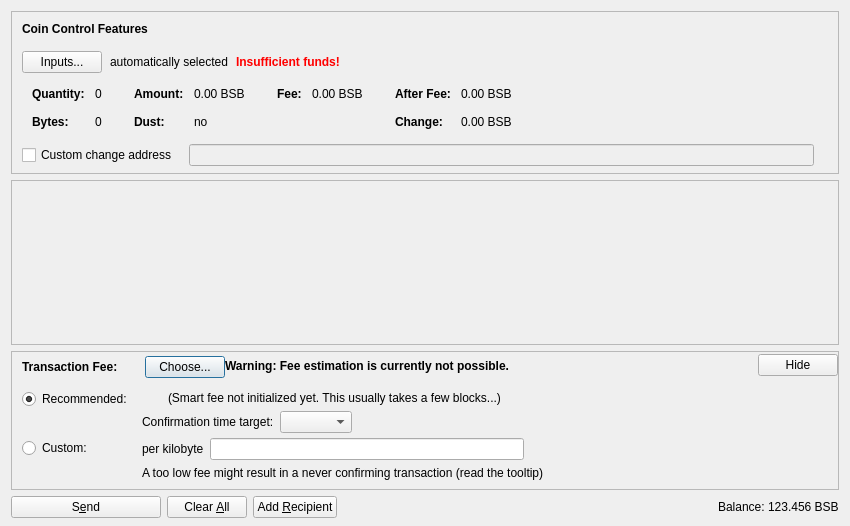
<?xml version="1.0" encoding="UTF-8"?>
<ui version="4.0">
 <class>SendCoinsDialog</class>
 <widget class="QDialog" name="SendCoinsDialog">
  <property name="geometry">
   <rect>
    <x>0</x>
    <y>0</y>
    <width>850</width>
    <height>526</height>
   </rect>
  </property>
  <property name="windowTitle">
   <string>Send Coins</string>
  </property>
  <layout class="QVBoxLayout" name="verticalLayout" stretch="0,1,0,0">
   <property name="bottomMargin">
    <number>8</number>
   </property>
   <item>
    <widget class="QFrame" name="frameCoinControl">
     <property name="sizePolicy">
      <sizepolicy hsizetype="Expanding" vsizetype="Expanding">
       <horstretch>0</horstretch>
       <verstretch>0</verstretch>
      </sizepolicy>
     </property>
     <property name="maximumSize">
      <size>
       <width>16777215</width>
       <height>16777215</height>
      </size>
     </property>
     <property name="frameShape">
      <enum>QFrame::StyledPanel</enum>
     </property>
     <property name="frameShadow">
      <enum>QFrame::Sunken</enum>
     </property>
     <layout class="QVBoxLayout" name="verticalLayoutCoinControl2">
      <property name="spacing">
       <number>0</number>
      </property>
      <property name="leftMargin">
       <number>0</number>
      </property>
      <property name="topMargin">
       <number>0</number>
      </property>
      <property name="rightMargin">
       <number>0</number>
      </property>
      <property name="bottomMargin">
       <number>6</number>
      </property>
      <item>
       <layout class="QVBoxLayout" name="verticalLayoutCoinControl" stretch="0,0,0,0,1">
        <property name="spacing">
         <number>0</number>
        </property>
        <property name="leftMargin">
         <number>10</number>
        </property>
        <property name="topMargin">
         <number>10</number>
        </property>
        <item>
         <layout class="QHBoxLayout" name="horizontalLayoutCoinControl1">
          <property name="bottomMargin">
           <number>15</number>
          </property>
          <item>
           <widget class="QLabel" name="labelCoinControlFeatures">
            <property name="sizePolicy">
             <sizepolicy hsizetype="Preferred" vsizetype="Maximum">
              <horstretch>0</horstretch>
              <verstretch>0</verstretch>
             </sizepolicy>
            </property>
            <property name="font">
             <font>
              <weight>75</weight>
              <bold>true</bold>
             </font>
            </property>
            <property name="styleSheet">
             <string notr="true">font-weight:bold;</string>
            </property>
            <property name="text">
             <string>Coin Control Features</string>
            </property>
           </widget>
          </item>
         </layout>
        </item>
        <item>
         <layout class="QHBoxLayout" name="horizontalLayoutCoinControl2" stretch="0,0,0,0">
          <property name="spacing">
           <number>8</number>
          </property>
          <property name="bottomMargin">
           <number>10</number>
          </property>
          <item>
           <widget class="QPushButton" name="pushButtonCoinControl">
            <property name="styleSheet">
             <string notr="true"/>
            </property>
            <property name="text">
             <string>Inputs...</string>
            </property>
            <property name="autoDefault">
             <bool>false</bool>
            </property>
           </widget>
          </item>
          <item>
           <widget class="QLabel" name="labelCoinControlAutomaticallySelected">
            <property name="text">
             <string>automatically selected</string>
            </property>
            <property name="margin">
             <number>5</number>
            </property>
           </widget>
          </item>
          <item>
           <widget class="QLabel" name="labelCoinControlInsuffFunds">
            <property name="font">
             <font>
              <weight>75</weight>
              <bold>true</bold>
             </font>
            </property>
            <property name="styleSheet">
             <string notr="true">color:red;font-weight:bold;</string>
            </property>
            <property name="text">
             <string>Insufficient funds!</string>
            </property>
            <property name="margin">
             <number>5</number>
            </property>
           </widget>
          </item>
          <item>
           <spacer name="horizontalSpacerCoinControl">
            <property name="orientation">
             <enum>Qt::Horizontal</enum>
            </property>
            <property name="sizeHint" stdset="0">
             <size>
              <width>40</width>
              <height>1</height>
             </size>
            </property>
           </spacer>
          </item>
         </layout>
        </item>
        <item>
         <widget class="QWidget" name="widgetCoinControl" native="true">
          <property name="sizePolicy">
           <sizepolicy hsizetype="Preferred" vsizetype="Preferred">
            <horstretch>0</horstretch>
            <verstretch>0</verstretch>
           </sizepolicy>
          </property>
          <property name="minimumSize">
           <size>
            <width>0</width>
            <height>0</height>
           </size>
          </property>
          <property name="styleSheet">
           <string notr="true"/>
          </property>
          <layout class="QHBoxLayout" name="horizontalLayoutCoinControl5">
           <property name="leftMargin">
            <number>0</number>
           </property>
           <property name="topMargin">
            <number>0</number>
           </property>
           <property name="rightMargin">
            <number>0</number>
           </property>
           <property name="bottomMargin">
            <number>0</number>
           </property>
           <item>
            <layout class="QHBoxLayout" name="horizontalLayoutCoinControl3" stretch="0,0,0,1">
             <property name="spacing">
              <number>20</number>
             </property>
             <property name="topMargin">
              <number>0</number>
             </property>
             <property name="bottomMargin">
              <number>10</number>
             </property>
             <item>
              <layout class="QFormLayout" name="formLayoutCoinControl1">
               <property name="horizontalSpacing">
                <number>10</number>
               </property>
               <property name="verticalSpacing">
                <number>14</number>
               </property>
               <property name="leftMargin">
                <number>10</number>
               </property>
               <property name="topMargin">
                <number>4</number>
               </property>
               <property name="rightMargin">
                <number>6</number>
               </property>
               <item row="0" column="0">
                <widget class="QLabel" name="labelCoinControlQuantityText">
                 <property name="font">
                  <font>
                   <weight>75</weight>
                   <bold>true</bold>
                  </font>
                 </property>
                 <property name="text">
                  <string>Quantity:</string>
                 </property>
                 <property name="margin">
                  <number>0</number>
                 </property>
                </widget>
               </item>
               <item row="0" column="1">
                <widget class="QLabel" name="labelCoinControlQuantity">
                 <property name="cursor">
                  <cursorShape>IBeamCursor</cursorShape>
                 </property>
                 <property name="contextMenuPolicy">
                  <enum>Qt::ActionsContextMenu</enum>
                 </property>
                 <property name="text">
                  <string notr="true">0</string>
                 </property>
                 <property name="margin">
                  <number>0</number>
                 </property>
                 <property name="textInteractionFlags">
                  <set>Qt::LinksAccessibleByMouse|Qt::TextSelectableByKeyboard|Qt::TextSelectableByMouse</set>
                 </property>
                </widget>
               </item>
               <item row="1" column="0">
                <widget class="QLabel" name="labelCoinControlBytesText">
                 <property name="font">
                  <font>
                   <weight>75</weight>
                   <bold>true</bold>
                  </font>
                 </property>
                 <property name="text">
                  <string>Bytes:</string>
                 </property>
                </widget>
               </item>
               <item row="1" column="1">
                <widget class="QLabel" name="labelCoinControlBytes">
                 <property name="cursor">
                  <cursorShape>IBeamCursor</cursorShape>
                 </property>
                 <property name="contextMenuPolicy">
                  <enum>Qt::ActionsContextMenu</enum>
                 </property>
                 <property name="text">
                  <string notr="true">0</string>
                 </property>
                 <property name="textInteractionFlags">
                  <set>Qt::LinksAccessibleByMouse|Qt::TextSelectableByKeyboard|Qt::TextSelectableByMouse</set>
                 </property>
                </widget>
               </item>
              </layout>
             </item>
             <item>
              <layout class="QFormLayout" name="formLayoutCoinControl2">
               <property name="horizontalSpacing">
                <number>10</number>
               </property>
               <property name="verticalSpacing">
                <number>14</number>
               </property>
               <property name="leftMargin">
                <number>6</number>
               </property>
               <property name="topMargin">
                <number>4</number>
               </property>
               <property name="rightMargin">
                <number>6</number>
               </property>
               <item row="0" column="0">
                <widget class="QLabel" name="labelCoinControlAmountText">
                 <property name="font">
                  <font>
                   <weight>75</weight>
                   <bold>true</bold>
                  </font>
                 </property>
                 <property name="text">
                  <string>Amount:</string>
                 </property>
                 <property name="margin">
                  <number>0</number>
                 </property>
                </widget>
               </item>
               <item row="0" column="1">
                <widget class="QLabel" name="labelCoinControlAmount">
                 <property name="cursor">
                  <cursorShape>IBeamCursor</cursorShape>
                 </property>
                 <property name="contextMenuPolicy">
                  <enum>Qt::ActionsContextMenu</enum>
                 </property>
                 <property name="text">
                  <string notr="true">0.00 BSB</string>
                 </property>
                 <property name="textInteractionFlags">
                  <set>Qt::LinksAccessibleByMouse|Qt::TextSelectableByKeyboard|Qt::TextSelectableByMouse</set>
                 </property>
                </widget>
               </item>
               <item row="1" column="0">
                <widget class="QLabel" name="labelCoinControlLowOutputText">
                 <property name="font">
                  <font>
                   <weight>75</weight>
                   <bold>true</bold>
                  </font>
                 </property>
                 <property name="text">
                  <string>Dust:</string>
                 </property>
                </widget>
               </item>
               <item row="1" column="1">
                <widget class="QLabel" name="labelCoinControlLowOutput">
                 <property name="cursor">
                  <cursorShape>IBeamCursor</cursorShape>
                 </property>
                 <property name="contextMenuPolicy">
                  <enum>Qt::ActionsContextMenu</enum>
                 </property>
                 <property name="text">
                  <string notr="true">no</string>
                 </property>
                 <property name="textInteractionFlags">
                  <set>Qt::LinksAccessibleByMouse|Qt::TextSelectableByKeyboard|Qt::TextSelectableByMouse</set>
                 </property>
                </widget>
               </item>
              </layout>
             </item>
             <item>
              <layout class="QFormLayout" name="formLayoutCoinControl3">
               <property name="horizontalSpacing">
                <number>10</number>
               </property>
               <property name="verticalSpacing">
                <number>14</number>
               </property>
               <property name="leftMargin">
                <number>6</number>
               </property>
               <property name="topMargin">
                <number>4</number>
               </property>
               <property name="rightMargin">
                <number>6</number>
               </property>
               <item row="0" column="0">
                <widget class="QLabel" name="labelCoinControlFeeText">
                 <property name="font">
                  <font>
                   <weight>75</weight>
                   <bold>true</bold>
                  </font>
                 </property>
                 <property name="text">
                  <string>Fee:</string>
                 </property>
                 <property name="margin">
                  <number>0</number>
                 </property>
                </widget>
               </item>
               <item row="0" column="1">
                <widget class="QLabel" name="labelCoinControlFee">
                 <property name="cursor">
                  <cursorShape>IBeamCursor</cursorShape>
                 </property>
                 <property name="contextMenuPolicy">
                  <enum>Qt::ActionsContextMenu</enum>
                 </property>
                 <property name="text">
                  <string notr="true">0.00 BSB</string>
                 </property>
                 <property name="textInteractionFlags">
                  <set>Qt::LinksAccessibleByMouse|Qt::TextSelectableByKeyboard|Qt::TextSelectableByMouse</set>
                 </property>
                </widget>
               </item>
              </layout>
             </item>
             <item>
              <layout class="QFormLayout" name="formLayoutCoinControl4">
               <property name="horizontalSpacing">
                <number>10</number>
               </property>
               <property name="verticalSpacing">
                <number>14</number>
               </property>
               <property name="leftMargin">
                <number>6</number>
               </property>
               <property name="topMargin">
                <number>4</number>
               </property>
               <property name="rightMargin">
                <number>6</number>
               </property>
               <item row="0" column="0">
                <widget class="QLabel" name="labelCoinControlAfterFeeText">
                 <property name="font">
                  <font>
                   <weight>75</weight>
                   <bold>true</bold>
                  </font>
                 </property>
                 <property name="text">
                  <string>After Fee:</string>
                 </property>
                 <property name="margin">
                  <number>0</number>
                 </property>
                </widget>
               </item>
               <item row="0" column="1">
                <widget class="QLabel" name="labelCoinControlAfterFee">
                 <property name="cursor">
                  <cursorShape>IBeamCursor</cursorShape>
                 </property>
                 <property name="contextMenuPolicy">
                  <enum>Qt::ActionsContextMenu</enum>
                 </property>
                 <property name="text">
                  <string notr="true">0.00 BSB</string>
                 </property>
                 <property name="textInteractionFlags">
                  <set>Qt::LinksAccessibleByMouse|Qt::TextSelectableByKeyboard|Qt::TextSelectableByMouse</set>
                 </property>
                </widget>
               </item>
               <item row="1" column="0">
                <widget class="QLabel" name="labelCoinControlChangeText">
                 <property name="font">
                  <font>
                   <weight>75</weight>
                   <bold>true</bold>
                  </font>
                 </property>
                 <property name="text">
                  <string>Change:</string>
                 </property>
                </widget>
               </item>
               <item row="1" column="1">
                <widget class="QLabel" name="labelCoinControlChange">
                 <property name="cursor">
                  <cursorShape>IBeamCursor</cursorShape>
                 </property>
                 <property name="contextMenuPolicy">
                  <enum>Qt::ActionsContextMenu</enum>
                 </property>
                 <property name="text">
                  <string notr="true">0.00 BSB</string>
                 </property>
                 <property name="textInteractionFlags">
                  <set>Qt::LinksAccessibleByMouse|Qt::TextSelectableByKeyboard|Qt::TextSelectableByMouse</set>
                 </property>
                </widget>
               </item>
              </layout>
             </item>
            </layout>
           </item>
          </layout>
         </widget>
        </item>
        <item>
         <layout class="QHBoxLayout" name="horizontalLayoutCoinControl4" stretch="0,0,0">
          <property name="spacing">
           <number>12</number>
          </property>
          <property name="sizeConstraint">
           <enum>QLayout::SetDefaultConstraint</enum>
          </property>
          <property name="topMargin">
           <number>5</number>
          </property>
          <property name="rightMargin">
           <number>5</number>
          </property>
          <item>
           <widget class="QCheckBox" name="checkBoxCoinControlChange">
            <property name="toolTip">
             <string>If this is activated, but the change address is empty or invalid, change will be sent to a newly generated address.</string>
            </property>
            <property name="text">
             <string>Custom change address</string>
            </property>
           </widget>
          </item>
          <item>
           <widget class="QValidatedLineEdit" name="lineEditCoinControlChange">
            <property name="enabled">
             <bool>false</bool>
            </property>
            <property name="sizePolicy">
             <sizepolicy hsizetype="Expanding" vsizetype="Fixed">
              <horstretch>0</horstretch>
              <verstretch>0</verstretch>
             </sizepolicy>
            </property>
           </widget>
          </item>
          <item>
           <widget class="QLabel" name="labelCoinControlChangeLabel">
            <property name="sizePolicy">
             <sizepolicy hsizetype="Preferred" vsizetype="Expanding">
              <horstretch>0</horstretch>
              <verstretch>0</verstretch>
             </sizepolicy>
            </property>
            <property name="minimumSize">
             <size>
              <width>0</width>
              <height>0</height>
             </size>
            </property>
            <property name="text">
             <string/>
            </property>
            <property name="margin">
             <number>3</number>
            </property>
           </widget>
          </item>
         </layout>
        </item>
        <item>
         <spacer name="verticalSpacerCoinControl">
          <property name="orientation">
           <enum>Qt::Vertical</enum>
          </property>
          <property name="sizeHint" stdset="0">
           <size>
            <width>800</width>
            <height>1</height>
           </size>
          </property>
         </spacer>
        </item>
       </layout>
      </item>
     </layout>
    </widget>
   </item>
   <item>
    <widget class="QScrollArea" name="scrollArea">
     <property name="widgetResizable">
      <bool>true</bool>
     </property>
     <widget class="QWidget" name="scrollAreaWidgetContents">
      <property name="geometry">
       <rect>
        <x>0</x>
        <y>0</y>
        <width>830</width>
        <height>104</height>
       </rect>
      </property>
      <layout class="QVBoxLayout" name="verticalLayout_2" stretch="0,1">
       <property name="leftMargin">
        <number>0</number>
       </property>
       <property name="topMargin">
        <number>0</number>
       </property>
       <property name="rightMargin">
        <number>0</number>
       </property>
       <property name="bottomMargin">
        <number>0</number>
       </property>
       <item>
        <layout class="QVBoxLayout" name="entries">
         <property name="spacing">
          <number>6</number>
         </property>
        </layout>
       </item>
       <item>
        <spacer name="verticalSpacer">
         <property name="orientation">
          <enum>Qt::Vertical</enum>
         </property>
         <property name="sizeHint" stdset="0">
          <size>
           <width>20</width>
           <height>40</height>
          </size>
         </property>
        </spacer>
       </item>
      </layout>
     </widget>
    </widget>
   </item>
   <item>
    <widget class="QFrame" name="frameFee">
     <property name="sizePolicy">
      <sizepolicy hsizetype="Expanding" vsizetype="Expanding">
       <horstretch>0</horstretch>
       <verstretch>0</verstretch>
      </sizepolicy>
     </property>
     <property name="maximumSize">
      <size>
       <width>16777215</width>
       <height>16777215</height>
      </size>
     </property>
     <property name="frameShape">
      <enum>QFrame::StyledPanel</enum>
     </property>
     <property name="frameShadow">
      <enum>QFrame::Sunken</enum>
     </property>
     <layout class="QVBoxLayout" name="verticalLayoutFee1">
      <property name="spacing">
       <number>0</number>
      </property>
      <property name="leftMargin">
       <number>0</number>
      </property>
      <property name="topMargin">
       <number>0</number>
      </property>
      <property name="rightMargin">
       <number>0</number>
      </property>
      <property name="bottomMargin">
       <number>0</number>
      </property>
      <item>
       <layout class="QVBoxLayout" name="verticalLayoutFee2" stretch="0,0,0">
        <property name="spacing">
         <number>0</number>
        </property>
        <property name="leftMargin">
         <number>10</number>
        </property>
        <property name="topMargin">
         <number>0</number>
        </property>
        <item>
         <layout class="QHBoxLayout" name="horizontalLayoutFee1">
          <property name="bottomMargin">
           <number>0</number>
          </property>
          <item>
           <layout class="QVBoxLayout" name="verticalLayoutFee7">
            <property name="spacing">
             <number>0</number>
            </property>
            <item>
             <spacer name="verticalSpacerSmartFee">
              <property name="orientation">
               <enum>Qt::Vertical</enum>
              </property>
              <property name="sizeType">
               <enum>QSizePolicy::Fixed</enum>
              </property>
              <property name="sizeHint" stdset="0">
               <size>
                <width>1</width>
                <height>4</height>
               </size>
              </property>
             </spacer>
            </item>
            <item>
             <layout class="QHBoxLayout" name="horizontalLayoutSmartFee">
              <property name="spacing">
               <number>10</number>
              </property>
              <item>
               <widget class="QLabel" name="labelFeeHeadline">
                <property name="sizePolicy">
                 <sizepolicy hsizetype="Preferred" vsizetype="Maximum">
                  <horstretch>0</horstretch>
                  <verstretch>0</verstretch>
                 </sizepolicy>
                </property>
                <property name="font">
                 <font>
                  <weight>75</weight>
                  <bold>true</bold>
                 </font>
                </property>
                <property name="styleSheet">
                 <string notr="true">font-weight:bold;</string>
                </property>
                <property name="text">
                 <string>Transaction Fee:</string>
                </property>
               </widget>
              </item>
              <item>
               <widget class="QLabel" name="labelFeeMinimized">
                <property name="text">
                 <string/>
                </property>
               </widget>
              </item>
              <item>
               <widget class="QPushButton" name="buttonChooseFee">
                <property name="text">
                 <string>Choose...</string>
                </property>
               </widget>
              </item>
             </layout>
            </item>
            <item>
             <spacer name="verticalSpacer_5">
              <property name="orientation">
               <enum>Qt::Vertical</enum>
              </property>
              <property name="sizeHint" stdset="0">
               <size>
                <width>1</width>
                <height>1</height>
               </size>
              </property>
             </spacer>
            </item>
           </layout>
          </item>
          <item>
           <widget class="QLabel" name="fallbackFeeWarningLabel">
            <property name="toolTip">
             <string>Using the fallbackfee can result in sending a transaction that will take several hours or days (or never) to confirm. Consider choosing your fee manually or wait until you have validated the complete chain.</string>
            </property>
            <property name="font">
            <font>
                <weight>75</weight>
                <bold>true</bold>
            </font>
            </property>
            <property name="text">
             <string>Warning: Fee estimation is currently not possible.</string>
            </property>
            <property name="wordWrap">
             <bool>false</bool>
            </property>
           </widget>
          </item>
          <item>
           <spacer name="horizontalSpacer_4">
            <property name="orientation">
             <enum>Qt::Horizontal</enum>
            </property>
            <property name="sizeType">
             <enum>QSizePolicy::MinimumExpanding</enum>
            </property>
            <property name="sizeHint" stdset="0">
             <size>
              <width>40</width>
              <height>20</height>
             </size>
            </property>
           </spacer>
          </item>
          <item>
           <widget class="QPushButton" name="buttonMinimizeFee">
            <property name="toolTip">
             <string>collapse fee-settings</string>
            </property>
            <property name="text">
             <string>Hide</string>
            </property>
           </widget>
          </item>
         </layout>
        </item>
        <item>
         <widget class="QFrame" name="frameFeeSelection">
          <layout class="QVBoxLayout" name="verticalLayoutFee12">
           <property name="spacing">
            <number>0</number>
           </property>
           <property name="leftMargin">
            <number>0</number>
           </property>
           <property name="topMargin">
            <number>0</number>
           </property>
           <property name="rightMargin">
            <number>0</number>
           </property>
           <property name="bottomMargin">
            <number>0</number>
           </property>
           <item>
            <layout class="QGridLayout" name="gridLayoutFee">
             <property name="topMargin">
              <number>10</number>
             </property>
             <property name="bottomMargin">
              <number>4</number>
             </property>
             <property name="horizontalSpacing">
              <number>10</number>
             </property>
             <property name="verticalSpacing">
              <number>4</number>
             </property>
             <item row="1" column="1">
              <layout class="QVBoxLayout" name="verticalLayoutFee8">
               <property name="spacing">
                <number>6</number>
               </property>
               <item>
                <layout class="QHBoxLayout" name="horizontalLayoutFee13">
                 <item>
                  <widget class="QLabel" name="labelCustomPerKilobyte">
                   <property name="toolTip">
                    <string>Specify a custom fee per kB (1,000 bytes) of the transaction's virtual size.

Note:  Since the fee is calculated on a per-byte basis, a fee of "100 satoshis per kB" for a transaction size of 500 bytes (half of 1 kB) would ultimately yield a fee of only 50 satoshis.</string>
                   </property>
                   <property name="text">
                    <string>per kilobyte</string>
                   </property>
                  </widget>
                 </item>
                 <item>
                  <widget class="BitcoinAmountField" name="customFee"/>
                 </item>
                 <item>
                  <spacer name="horizontalSpacer_6">
                   <property name="orientation">
                    <enum>Qt::Horizontal</enum>
                   </property>
                   <property name="sizeHint" stdset="0">
                    <size>
                     <width>1</width>
                     <height>1</height>
                    </size>
                   </property>
                  </spacer>
                 </item>
                </layout>
               </item>
               <item>
                <layout class="QHBoxLayout" name="horizontalLayoutFee8">
                 <item>
                  <widget class="QLabel" name="labelCustomFeeWarning">
                   <property name="enabled">
                    <bool>true</bool>
                   </property>
                   <property name="toolTip">
                    <string>When there is less transaction volume than space in the blocks, miners as well as relaying nodes may enforce a minimum fee. Paying only this minimum fee is just fine, but be aware that this can result in a never confirming transaction once there is more demand for blackcoin transactions than the network can process.</string>
                   </property>
                   <property name="text">
                    <string>A too low fee might result in a never confirming transaction (read the tooltip)</string>
                   </property>
                  </widget>
                 </item>
                 <item>
                  <spacer name="horizontalSpacer_2">
                   <property name="orientation">
                    <enum>Qt::Horizontal</enum>
                   </property>
                   <property name="sizeHint" stdset="0">
                    <size>
                     <width>1</width>
                     <height>1</height>
                    </size>
                   </property>
                  </spacer>
                 </item>
                </layout>
               </item>
              </layout>
             </item>
             <item row="0" column="0">
              <layout class="QVBoxLayout" name="verticalLayoutFee4" stretch="0,1">
               <item>
                <widget class="QRadioButton" name="radioSmartFee">
                 <property name="text">
                  <string>Recommended:</string>
                 </property>
                 <property name="checked">
                  <bool>true</bool>
                 </property>
                 <attribute name="buttonGroup">
                  <string notr="true">groupFee</string>
                 </attribute>
                </widget>
               </item>
               <item>
                <spacer name="verticalSpacer_2">
                 <property name="orientation">
                  <enum>Qt::Vertical</enum>
                 </property>
                 <property name="sizeHint" stdset="0">
                  <size>
                   <width>1</width>
                   <height>1</height>
                  </size>
                 </property>
                </spacer>
               </item>
              </layout>
             </item>
             <item row="1" column="0">
              <layout class="QVBoxLayout" name="verticalLayoutFee9" stretch="0,1">
               <item>
                <widget class="QRadioButton" name="radioCustomFee">
                 <property name="text">
                  <string>Custom:</string>
                 </property>
                 <attribute name="buttonGroup">
                  <string notr="true">groupFee</string>
                 </attribute>
                </widget>
               </item>
               <item>
                <spacer name="verticalSpacer_6">
                 <property name="orientation">
                  <enum>Qt::Vertical</enum>
                 </property>
                 <property name="sizeHint" stdset="0">
                  <size>
                   <width>1</width>
                   <height>1</height>
                  </size>
                 </property>
                </spacer>
               </item>
              </layout>
             </item>
             <item row="0" column="1">
              <layout class="QVBoxLayout" name="verticalLayoutFee3" stretch="0,0,1">
               <property name="spacing">
                <number>6</number>
               </property>
               <property name="topMargin">
                <number>2</number>
               </property>
               <item>
                <layout class="QHBoxLayout" name="horizontalLayoutFee12">
                 <item>
                  <widget class="QLabel" name="labelSmartFee">
                   <property name="text">
                    <string/>
                   </property>
                  </widget>
                 </item>
                 <item>
                  <widget class="QLabel" name="labelFeeEstimation">
                   <property name="text">
                    <string/>
                   </property>
                  </widget>
                 </item>
                 <item>
                  <widget class="QLabel" name="labelSmartFee2">
                   <property name="text">
                    <string>(Smart fee not initialized yet. This usually takes a few blocks...)</string>
                   </property>
                  </widget>
                 </item>
                 <item>
                  <spacer name="horizontalSpacer_5">
                   <property name="orientation">
                    <enum>Qt::Horizontal</enum>
                   </property>
                   <property name="sizeHint" stdset="0">
                    <size>
                     <width>1</width>
                     <height>1</height>
                    </size>
                   </property>
                  </spacer>
                 </item>
                </layout>
               </item>
               <item>
                <layout class="QHBoxLayout" name="horizontalLayoutFee9">
                 <item>
                  <layout class="QVBoxLayout" name="verticalLayoutFee6">
                   <item>
                    <widget class="QLabel" name="labelSmartFee3">
                     <property name="text">
                      <string>Confirmation time target:</string>
                     </property>
                    </widget>
                   </item>
                  </layout>
                 </item>
                 <item>
                  <layout class="QVBoxLayout" name="verticalLayoutFee5">
                   <property name="rightMargin">
                    <number>30</number>
                   </property>
                   <item>
                    <layout class="QHBoxLayout" name="horizontalLayoutConfTarget">
                     <property name="bottomMargin">
                      <number>0</number>
                     </property>
                     <item>
                      <widget class="QComboBox" name="confTargetSelector"/>
                     </item>
                     <item>
                      <spacer name="horizontalSpacerConfTarget">
                       <property name="orientation">
                        <enum>Qt::Horizontal</enum>
                       </property>
                       <property name="sizeHint" stdset="0">
                        <size>
                         <width>40</width>
                         <height>20</height>
                        </size>
                       </property>
                      </spacer>
                     </item>
                    </layout>
                   </item>
                  </layout>
                 </item>
                </layout>
               </item>
               <item>
                <spacer name="verticalSpacer_4">
                 <property name="orientation">
                  <enum>Qt::Vertical</enum>
                 </property>
                 <property name="sizeHint" stdset="0">
                  <size>
                   <width>1</width>
                   <height>1</height>
                  </size>
                 </property>
                </spacer>
               </item>
              </layout>
             </item>
            </layout>
           </item>
          </layout>
         </widget>
        </item>
        <item>
         <spacer name="verticalSpacerFee">
          <property name="orientation">
           <enum>Qt::Vertical</enum>
          </property>
          <property name="sizeHint" stdset="0">
           <size>
            <width>40</width>
            <height>5</height>
           </size>
          </property>
         </spacer>
        </item>
       </layout>
      </item>
     </layout>
    </widget>
   </item>
   <item>
    <layout class="QHBoxLayout" name="horizontalLayout">
     <item>
      <widget class="QPushButton" name="sendButton">
       <property name="minimumSize">
        <size>
         <width>150</width>
         <height>0</height>
        </size>
       </property>
       <property name="toolTip">
        <string>Confirm the send action</string>
       </property>
       <property name="text">
        <string>S&amp;end</string>
       </property>
       <property name="icon">
        <iconset resource="../bitcoin.qrc">
         <normaloff>:/icons/send</normaloff>:/icons/send</iconset>
       </property>
       <property name="autoDefault">
        <bool>false</bool>
       </property>
       <property name="default">
        <bool>false</bool>
       </property>
      </widget>
     </item>
     <item>
      <widget class="QPushButton" name="clearButton">
       <property name="sizePolicy">
        <sizepolicy hsizetype="Minimum" vsizetype="Fixed">
         <horstretch>0</horstretch>
         <verstretch>0</verstretch>
        </sizepolicy>
       </property>
       <property name="toolTip">
        <string>Clear all fields of the form.</string>
       </property>
       <property name="text">
        <string>Clear &amp;All</string>
       </property>
       <property name="icon">
        <iconset resource="../bitcoin.qrc">
         <normaloff>:/icons/remove</normaloff>:/icons/remove</iconset>
       </property>
       <property name="autoDefault">
        <bool>false</bool>
       </property>
      </widget>
     </item>
     <item>
      <widget class="QPushButton" name="addButton">
       <property name="toolTip">
        <string>Send to multiple recipients at once</string>
       </property>
       <property name="text">
        <string>Add &amp;Recipient</string>
       </property>
       <property name="icon">
        <iconset resource="../bitcoin.qrc">
         <normaloff>:/icons/add</normaloff>:/icons/add</iconset>
       </property>
       <property name="autoDefault">
        <bool>false</bool>
       </property>
      </widget>
     </item>
     <item>
      <spacer name="horizontalSpacer">
       <property name="orientation">
        <enum>Qt::Horizontal</enum>
       </property>
       <property name="sizeHint" stdset="0">
        <size>
         <width>40</width>
         <height>20</height>
        </size>
       </property>
      </spacer>
     </item>
     <item>
      <layout class="QHBoxLayout" name="horizontalLayout_2">
       <property name="spacing">
        <number>3</number>
       </property>
       <item>
        <widget class="QLabel" name="label">
         <property name="sizePolicy">
          <sizepolicy hsizetype="Preferred" vsizetype="Fixed">
           <horstretch>0</horstretch>
           <verstretch>0</verstretch>
          </sizepolicy>
         </property>
         <property name="text">
          <string>Balance:</string>
         </property>
        </widget>
       </item>
       <item>
        <widget class="QLabel" name="labelBalance">
         <property name="sizePolicy">
          <sizepolicy hsizetype="Preferred" vsizetype="Fixed">
           <horstretch>0</horstretch>
           <verstretch>0</verstretch>
          </sizepolicy>
         </property>
         <property name="cursor">
          <cursorShape>IBeamCursor</cursorShape>
         </property>
         <property name="text">
          <string notr="true">123.456 BSB</string>
         </property>
         <property name="textInteractionFlags">
          <set>Qt::LinksAccessibleByMouse|Qt::TextSelectableByKeyboard|Qt::TextSelectableByMouse</set>
         </property>
        </widget>
       </item>
      </layout>
     </item>
    </layout>
   </item>
  </layout>
 </widget>
 <customwidgets>
  <customwidget>
   <class>QValidatedLineEdit</class>
   <extends>QLineEdit</extends>
   <header>qt/qvalidatedlineedit.h</header>
  </customwidget>
  <customwidget>
   <class>BitcoinAmountField</class>
   <extends>QLineEdit</extends>
   <header>qt/bitcoinamountfield.h</header>
   <container>1</container>
  </customwidget>
 </customwidgets>
 <resources>
  <include location="../bitcoin.qrc"/>
 </resources>
 <connections/>
 <buttongroups>
  <buttongroup name="groupFee"/>
 </buttongroups>
</ui>
